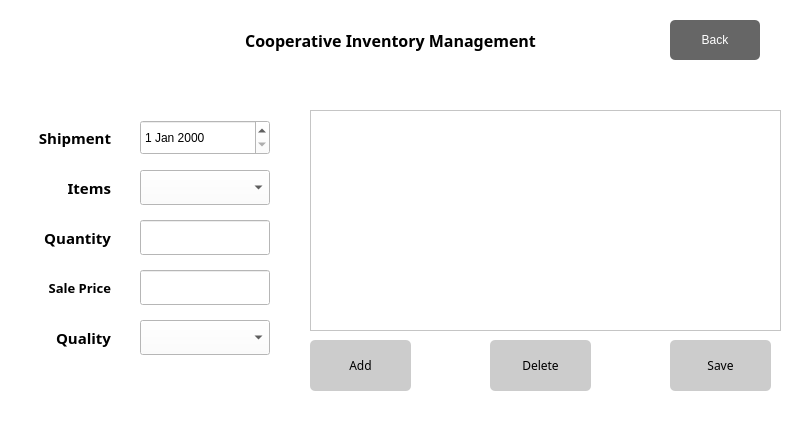
<?xml version="1.0" encoding="UTF-8"?>
<ui version="4.0">
 <class>Form</class>
 <widget class="QWidget" name="Form">
  <property name="enabled">
   <bool>true</bool>
  </property>
  <property name="geometry">
   <rect>
    <x>0</x>
    <y>0</y>
    <width>800</width>
    <height>430</height>
   </rect>
  </property>
  <property name="windowTitle">
   <string>Form</string>
  </property>
  <property name="styleSheet">
   <string notr="true">background-color:rgba(255, 255, 255, 255);</string>
  </property>
  <widget class="QLabel" name="label">
   <property name="geometry">
    <rect>
     <x>210</x>
     <y>20</y>
     <width>361</width>
     <height>41</height>
    </rect>
   </property>
   <property name="font">
    <font>
     <family>맑은 고딕</family>
     <pointsize>12</pointsize>
     <weight>75</weight>
     <bold>true</bold>
    </font>
   </property>
   <property name="styleSheet">
    <string notr="true">background-color: rgba(255, 255, 255, 0);</string>
   </property>
   <property name="text">
    <string>Cooperative Inventory Management</string>
   </property>
   <property name="textFormat">
    <enum>Qt::RichText</enum>
   </property>
   <property name="alignment">
    <set>Qt::AlignCenter</set>
   </property>
  </widget>
  <widget class="QComboBox" name="ItemBox">
   <property name="geometry">
    <rect>
     <x>140</x>
     <y>170</y>
     <width>130</width>
     <height>35</height>
    </rect>
   </property>
  </widget>
  <widget class="QLabel" name="label_3">
   <property name="geometry">
    <rect>
     <x>30</x>
     <y>120</y>
     <width>81</width>
     <height>35</height>
    </rect>
   </property>
   <property name="font">
    <font>
     <family>맑은 고딕</family>
     <pointsize>11</pointsize>
     <weight>75</weight>
     <bold>true</bold>
    </font>
   </property>
   <property name="styleSheet">
    <string notr="true">background-color: rgba(255, 255, 255, 0);</string>
   </property>
   <property name="text">
    <string>Shipment</string>
   </property>
   <property name="alignment">
    <set>Qt::AlignRight|Qt::AlignTrailing|Qt::AlignVCenter</set>
   </property>
  </widget>
  <widget class="QLabel" name="label_4">
   <property name="geometry">
    <rect>
     <x>30</x>
     <y>170</y>
     <width>81</width>
     <height>35</height>
    </rect>
   </property>
   <property name="font">
    <font>
     <family>맑은 고딕</family>
     <pointsize>11</pointsize>
     <weight>75</weight>
     <bold>true</bold>
    </font>
   </property>
   <property name="styleSheet">
    <string notr="true">background-color: rgba(255, 255, 255, 0);</string>
   </property>
   <property name="text">
    <string>Items</string>
   </property>
   <property name="alignment">
    <set>Qt::AlignRight|Qt::AlignTrailing|Qt::AlignVCenter</set>
   </property>
  </widget>
  <widget class="QLabel" name="label_5">
   <property name="geometry">
    <rect>
     <x>30</x>
     <y>320</y>
     <width>81</width>
     <height>35</height>
    </rect>
   </property>
   <property name="font">
    <font>
     <family>맑은 고딕</family>
     <pointsize>11</pointsize>
     <weight>75</weight>
     <bold>true</bold>
    </font>
   </property>
   <property name="styleSheet">
    <string notr="true">background-color: rgba(255, 255, 255, 0);</string>
   </property>
   <property name="text">
    <string>Quality</string>
   </property>
   <property name="alignment">
    <set>Qt::AlignRight|Qt::AlignTrailing|Qt::AlignVCenter</set>
   </property>
  </widget>
  <widget class="QDateEdit" name="ShipmentEdit">
   <property name="geometry">
    <rect>
     <x>140</x>
     <y>120</y>
     <width>130</width>
     <height>35</height>
    </rect>
   </property>
  </widget>
  <widget class="QPushButton" name="btn_main">
   <property name="geometry">
    <rect>
     <x>670</x>
     <y>20</y>
     <width>90</width>
     <height>40</height>
    </rect>
   </property>
   <property name="styleSheet">
    <string notr="true">QPushButton#btn_main{
	background-color: rgba(102, 102, 102, 255);
	border-radius:5px;
	color: rgba(255, 255, 255, 255);
}

QPushButton#btn_main::pressed{
	padding-left:5px;
	padding-top:5px;
	background-color:rgba(200, 200, 200, 255);
}</string>
   </property>
   <property name="text">
    <string>Back</string>
   </property>
  </widget>
  <widget class="QComboBox" name="qualityBox">
   <property name="geometry">
    <rect>
     <x>140</x>
     <y>320</y>
     <width>130</width>
     <height>35</height>
    </rect>
   </property>
  </widget>
  <widget class="QLabel" name="label_7">
   <property name="geometry">
    <rect>
     <x>30</x>
     <y>270</y>
     <width>81</width>
     <height>35</height>
    </rect>
   </property>
   <property name="font">
    <font>
     <family>맑은 고딕</family>
     <pointsize>10</pointsize>
     <weight>75</weight>
     <bold>true</bold>
    </font>
   </property>
   <property name="styleSheet">
    <string notr="true">background-color: rgba(255, 255, 255, 0);</string>
   </property>
   <property name="text">
    <string>Sale Price</string>
   </property>
   <property name="alignment">
    <set>Qt::AlignRight|Qt::AlignTrailing|Qt::AlignVCenter</set>
   </property>
  </widget>
  <widget class="QLineEdit" name="priceEdit">
   <property name="geometry">
    <rect>
     <x>140</x>
     <y>270</y>
     <width>130</width>
     <height>35</height>
    </rect>
   </property>
  </widget>
  <widget class="QPushButton" name="deletebtn">
   <property name="geometry">
    <rect>
     <x>490</x>
     <y>340</y>
     <width>101</width>
     <height>51</height>
    </rect>
   </property>
   <property name="font">
    <font>
     <family>맑은 고딕</family>
     <weight>50</weight>
     <bold>false</bold>
    </font>
   </property>
   <property name="styleSheet">
    <string notr="true">QPushButton#deletebtn{
	background-color: rgba(204, 204, 204, 255);
	border-radius:5px;
}

QPushButton#deletebtn::pressed{
	padding-left:5px;
	padding-top:5px;
	background-color:rgba(204, 228, 247, 255);
}</string>
   </property>
   <property name="text">
    <string>Delete</string>
   </property>
  </widget>
  <widget class="QPushButton" name="savebtn">
   <property name="geometry">
    <rect>
     <x>670</x>
     <y>340</y>
     <width>101</width>
     <height>51</height>
    </rect>
   </property>
   <property name="font">
    <font>
     <family>맑은 고딕</family>
     <weight>50</weight>
     <bold>false</bold>
    </font>
   </property>
   <property name="styleSheet">
    <string notr="true">QPushButton#savebtn{
	background-color: rgba(204, 204, 204, 255);
	border-radius:5px;
}

QPushButton#savebtn::pressed{
	padding-left:5px;
	padding-top:5px;
	background-color:rgba(204, 228, 247, 255);
}</string>
   </property>
   <property name="text">
    <string>Save</string>
   </property>
  </widget>
  <widget class="QPushButton" name="addbtn">
   <property name="geometry">
    <rect>
     <x>310</x>
     <y>340</y>
     <width>101</width>
     <height>51</height>
    </rect>
   </property>
   <property name="font">
    <font>
     <family>맑은 고딕</family>
     <weight>50</weight>
     <bold>false</bold>
    </font>
   </property>
   <property name="styleSheet">
    <string notr="true">QPushButton#addbtn{
	background-color: rgba(204, 204, 204, 255);
	border-radius:5px;
}

QPushButton#addbtn::pressed{
	padding-left:5px;
	padding-top:5px;
	background-color:rgba(204, 228, 247, 255);
}</string>
   </property>
   <property name="text">
    <string>Add</string>
   </property>
  </widget>
  <widget class="QTableWidget" name="datatable">
   <property name="geometry">
    <rect>
     <x>310</x>
     <y>110</y>
     <width>471</width>
     <height>221</height>
    </rect>
   </property>
   <property name="styleSheet">
    <string notr="true"/>
   </property>
  </widget>
  <widget class="QLabel" name="label_6">
   <property name="geometry">
    <rect>
     <x>30</x>
     <y>220</y>
     <width>81</width>
     <height>35</height>
    </rect>
   </property>
   <property name="font">
    <font>
     <family>맑은 고딕</family>
     <pointsize>11</pointsize>
     <weight>75</weight>
     <bold>true</bold>
    </font>
   </property>
   <property name="styleSheet">
    <string notr="true">background-color: rgba(255, 255, 255, 0);</string>
   </property>
   <property name="text">
    <string>Quantity</string>
   </property>
   <property name="alignment">
    <set>Qt::AlignRight|Qt::AlignTrailing|Qt::AlignVCenter</set>
   </property>
  </widget>
  <widget class="QLineEdit" name="quantityEdit">
   <property name="geometry">
    <rect>
     <x>140</x>
     <y>220</y>
     <width>130</width>
     <height>35</height>
    </rect>
   </property>
  </widget>
 </widget>
 <resources/>
 <connections/>
</ui>
